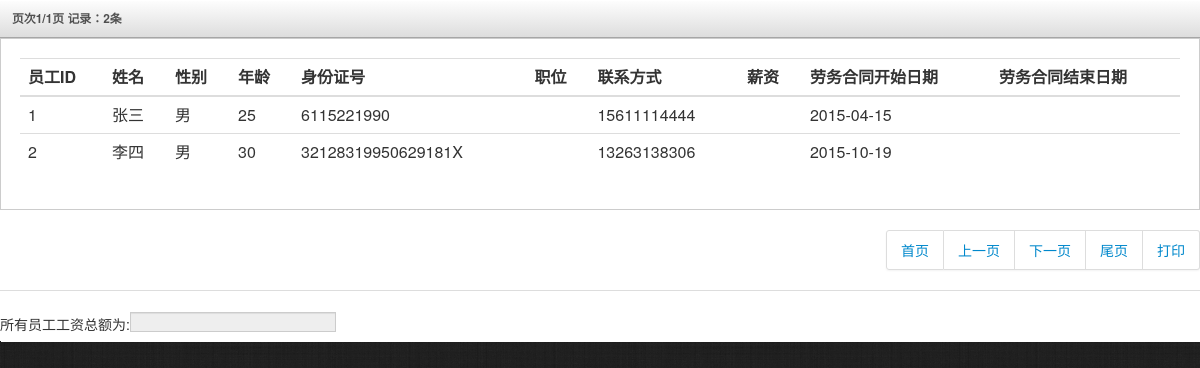
Page /newRes/staff_info.php (signed in) on the committed database.
### tables this page shows
CREATE TABLE `staff` (
  `staffID` bigint(20) NOT NULL,
  `name` varchar(50) NOT NULL,
  `sex` varchar(2) default NULL,
  `age` int(11) default NULL,
  `identityCardID` varchar(50) NOT NULL,
  `position` varchar(100) default NULL,
  `phone` varchar(20) NOT NULL,
  `wage` int(11) default NULL,
  `startWorkTime` date NOT NULL,
  `endWorkTime` date default NULL,
  PRIMARY KEY  (`staffID`)
);

### newRes/staff_info.php (the view, shortened to what this page needs)
<?php
	if(isset($_GET['page'])){
		$page=$_GET['page'];
	}
	else{
		$page=1;
	}
	$page_count=20;
	$sql=mysql_query("select * from staff");
	$row=mysql_num_rows($sql);
	$page_page=ceil($row/$page_count);
	$last_record=($page-1)*$page_count;
?>
<link rel="stylesheet" type="text/css" href="lib/bootstrap/css/bootstrap.css">
<link rel="stylesheet" type="text/css" href="stylesheets/theme.css">
<link rel="stylesheet" href="lib/font-awesome/css/font-awesome.css">
<body onLoad="Resize('main_info','main');">
<div id="main">
    <a href="#page-stats" class="block-heading" data-toggle="collapse">页次<?php echo $page;?>/<?php echo $page_page;?>页 记录：<?php echo $row;?>条</a>
    	  <div class="well" style="padding:0px; border:0px;">
            <div id="page_stats" class="well" style="margin:0px;">
                <table class="table">
                <thread>
                    <tr>
                        <th>员工ID</th>
                        <th>姓名</th>
                        <th>性别</th>
                        <th>年龄</th>
                        <th>身份证号</th>
                        <th>职位</th>
                        <th>联系方式</th>
                        <th>薪资</th>
                        <th>劳务合同开始日期</th>
                        <th>劳务合同结束日期</th>
                    </tr>
                </thread>
                <tbody>
                <?php
                      $sqls=mysql_query("select * from staff limit $last_record,$page_count");
                      $array=mysql_fetch_array($sqls);
                      do{
                ?>
                <tr>
                    <td><?php echo $array['staffID'];?></td>
                    <td><?php echo $array['name'];?></td>
                    <td><?php echo $array['sex'];?></td>
                    <td><?php echo $array['age'];?></td>
                    <td><?php echo $array['identityCardID'];?></td>
                    <td><?php echo $array['position'];?></td>
                    <td><?php echo $array['phone'];?></td>
                    <td><?php echo $array['wage'];?></td>
                    <td><?php echo $array['startWorkTime'];?></td>
                    <td><?php echo $array['endWorkTime'];?></td>
                </tr>
                <?php
                }while($array=mysql_fetch_array($sqls));
                ?>
                </tbody>
                </table>
        </div>
        <div class="pagination" >
            <ul style="float:right;">
              <li><a href="staff_info.php?page=1">首页</a> </li>
              <li><a href="staff_info.php?page=<?php if($page==1){echo $page=1; }else{ echo $page-1; }?>">上一页</a></li>
              <li><a href="staff_info.php?page=<?php if($page<$page_page){echo $page+1;}else{ echo $page_page;}?>">下一页</a></li>
              <li><a href="staff_info.php?page=<?php echo $page_page;?>">尾页</a></li>
              <li><a href="#" onClick="stamp('page_stats');">打印</a></li>
            </ul>
         </div>
         <?php
				$sql1=mysql_query("select sum(wage) as sumprice from staff");
				$info=mysql_fetch_array($sql1);
?>
<hr/>
所有员工工资总额为:<input type="text" value="<?php echo $info[0];?>" disabled/>
           </div>
     </div>

### newRes/stylesheets/theme.css (style rules this page uses)
body { background: #222; background-image: url('../images/black-Linen.png'); background-position: initial initial; background-repeat: initial initial; margin: 0px; padding: 0px; }
hr { border-top: 1px solid #ddd; border-bottom: 1px solid #fff; }
.block-heading { border-bottom: 1px solid #a6a6a6; border-left: none; color: #505050; display: block; margin-bottom: 0px; text-shadow: none; text-transform: none; font-weight: bold; font-size: .85em; line-height: 3em; }
p.block-heading, a.block-heading, .block-heading a { color: #505050; background: #dddddd; background: -webkit-gradient(linear, left bottom, left top, color-stop(0, #dddddd), color-stop(1, #fafafa)); background: -ms-linear-gradient(bottom, #dddddd, #fafafa); background: -moz-linear-gradient(center bottom, #dddddd 0%, #fafafa 100%); background: -o-linear-gradient(bottom, #dddddd, #fafafa); filter: progid:dximagetransform.microsoft.gradient(startColorStr='#e6e6e6', EndColorStr='#ffffff'); -ms-filter: "progid:DXImageTransform.Microsoft.gradient(startColorStr='#fafafa',EndColorStr='#dddddd')"; display: block; padding-left: 1em; border-top: 1px solid #fff; outline: none; }
.well { background-color: #fff; border: 1px solid #ccc; -webkit-box-shadow: 1px 1px 0px #ffffff; -moz-box-shadow: 1px 1px 0px #ffffff; box-shadow: 1px 1px 0px #ffffff; -webkit-border-radius: 0px; -moz-border-radius: 0px; border-radius: 0px; -moz-background-clip: padding; -webkit-background-clip: padding-box; background-clip: padding-box; }
input[type="text"], input[type="password"] { -webkit-border-radius: 0px; -moz-border-radius: 0px; border-radius: 0px; -moz-background-clip: padding; -webkit-background-clip: padding-box; background-clip: padding-box; }

### rows in the picture
staff: staffID "1", name "张三", sex "男", age "25", identityCardID "6115221990", phone "15611114444", startWorkTime "2015-04-15"
staff: staffID "2", name "李四", sex "男", age "30", identityCardID "32128319950629181X", phone "13263138306", startWorkTime "2015-10-19"

### other values in the picture
$page "1"
$page_page "1"
$row "2"
